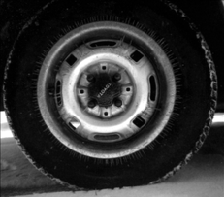
#> input picture Image Processing/Week 3/image.png, 224 x 197 px
$ jupyter execute --allow-errors 'Spatial Processing.ipynb'   (shell and % lines are left out)   (older library calls are emulated)
#> lines starting #> are read from the running program, lines starting #| are printed output that depends on the picture
[cell 1]
from scipy import misc
import matplotlib.pyplot as plt

from PIL import Image
import numpy as np
import cv2

[cell 2]
def show(img, cmap=None, title=None):
    if cmap:
        plt.imshow(img, cmap=cmap)
    else:
        plt.imshow(img)

    if title:
        plt.title(title)
    frame = plt.gca()
    frame.axes.get_xaxis().set_visible(False)
    frame.axes.get_yaxis().set_visible(False)

# Histogram Equalization

[cell 3]
img = misc.imread('image.png')
#> img is the input picture: shape (197, 224, 4); mean R, G, B, A 52.9, 52.9, 52.9, 255
show(img, cmap='gray')

## Original histogram of the image

[cell 4]
L = 256

[cell 5]
count_map = np.zeros(L)
values = range(0, L)

[cell 6]
for row in img:
    for val in row:
        count_map[val] += 1
#> after the loop, count_map = 256 values, max 44128 at index 255, min 11 at index 243, mean 343.6

[cell 7]
count_map = count_map / (img.shape[0] * img.shape[1])
#> count_map = 256 values, max 1 at index 255, min 0.000249 at index 243, mean 0.00779

[cell 8]
plt.plot(values, count_map)
plt.title('Histogram of Intensities')
plt.xlabel('Intensity')
plt.ylabel('Probability')
plt.grid(True)
plt.show()
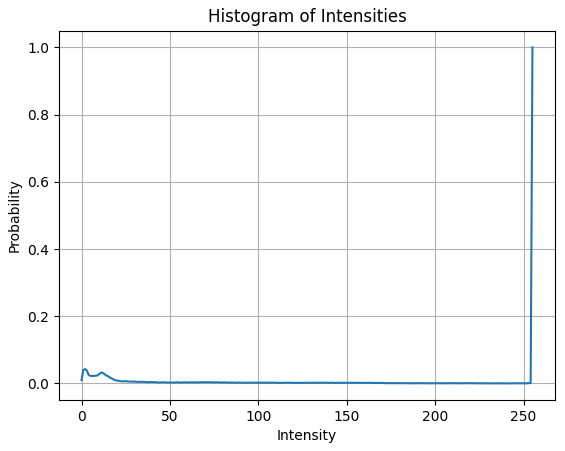
#> figure drawn by matplotlib, 1 panel; curve peaks at x = 255, y = 1

## Transform values

$ s_k = T(r_k) = (L-1) \sum_{j=0}^{r} p_r(r_j) $

[cell 9]
transformed_values = []
p_sum = 0

for value in values:
    p_sum += count_map[value]
    tr_value = int(round((L-1) * p_sum))
    transformed_values.append(tr_value)
#> this loop made 256 passes
#> (p_sum, tr_value) on passes 1 to 3: (0.0102, 3), (0.0503, 13), (0.0932, 24)
#> after the loop, p_sum = 1.99; transformed_values = 256 values from 3 to 508

[cell 10]
tr_count_map = np.zeros(L)

#> (a cell that did not finish here is left out)

[cell 12]
plt.plot(transformed_values, tr_count_map)
plt.title('Histogram of Intensities')
plt.xlabel('Intensity')
plt.ylabel('Probability')
plt.grid(True)
plt.show()
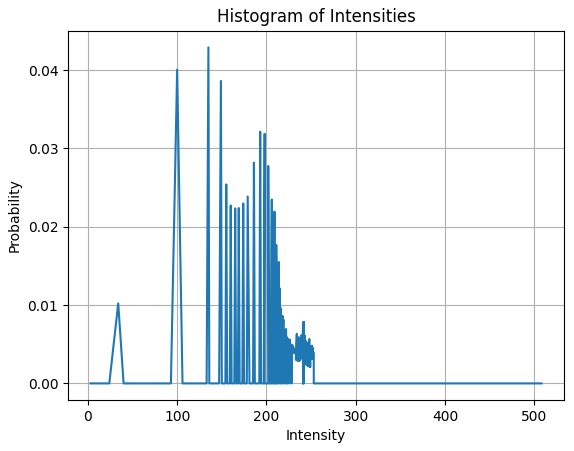
#> figure drawn by matplotlib, 1 panel

#> (a cell that did not finish here is left out)

[cell 14]
show(img, cmap='gray')

# Median filtering

Replace each value by the median of the values surrounding it.

[cell 15]
img = misc.imread('circuit.jpg')
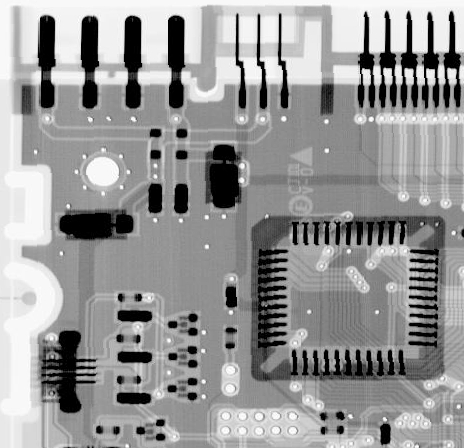
#> input picture Image Processing/Week 3/circuit.jpg, 464 x 448 px
#> img is the input picture: shape (448, 464); min 0, max 255, mean 150.8

[cell 16]
def noisy(noise_typ,image):
#> called with noise_typ = 'sp'
    if noise_typ == "gauss":
            row,col,ch = image.shape
            mean = 0
            sigma = 0.5
            gauss = np.random.normal(mean,sigma,(row,col,ch))
            gauss = gauss.reshape(row,col,ch)
            noisy = image + gauss
            return noisy
    elif noise_typ == "sp":
        s_vs_p = 0.5
        amount = 0.1
        out = np.copy(image)
        # Salt mode
        num_salt = np.ceil(amount * image.size * s_vs_p)
#> num_salt = 10394
        coords = [np.random.randint(0, i - 1, int(num_salt))
                  for i in image.shape]
#> coords = 2 items
        out[coords] = 1

        # Pepper mode
        num_pepper = np.ceil(amount* image.size * (1. - s_vs_p))
        coords = [np.random.randint(0, i - 1, int(num_pepper))
                  for i in image.shape]
        out[coords] = 0
        return out
    elif noise_typ == "poisson":
        vals = len(np.unique(image))
        vals = 2 ** np.ceil(np.log2(vals))
        noisy = np.random.poisson(image * vals) / float(vals)
        return noisy
    elif noise_typ =="speckle":
        row,col = image.shape
        gauss = np.random.randn(row,col,ch)
        gauss = gauss.reshape(row,col,ch)
        noisy = image + image * gauss
        return noisy

#> (a cell that did not finish here is left out)

#> (a cell that did not finish here is left out)

[cell 19]
def median_filtering(image, filter_size=5):
    recovered_image = np.copy(image)
    leave_out = (filter_size - 1) / 2
    for i_x in range(leave_out, image.shape[0]-leave_out):
        for i_y in range(leave_out, image.shape[1]-leave_out):
            patch = noisy_image[i_x-leave_out:i_x+leave_out+1, i_y-leave_out:i_y+leave_out+1]
            patch = np.sort(patch, axis=None)
            recovered_image[i_x, i_y] = patch[(filter_size * filter_size + 1)/2 - 1]

#     show(recovered_image, cmap='gray', title='Filter size = %s' % filter_size)
    return recovered_image

[cell 20]
filter_sizes = [3, 5, 7, 11]
plt.figure(figsize=(10,10))
columns = 2
#> (the rest of this cell did not finish here and is left out)

## Non-local means filtering (Using OpenCV)

[cell 21]
img = misc.imread('dice.png')
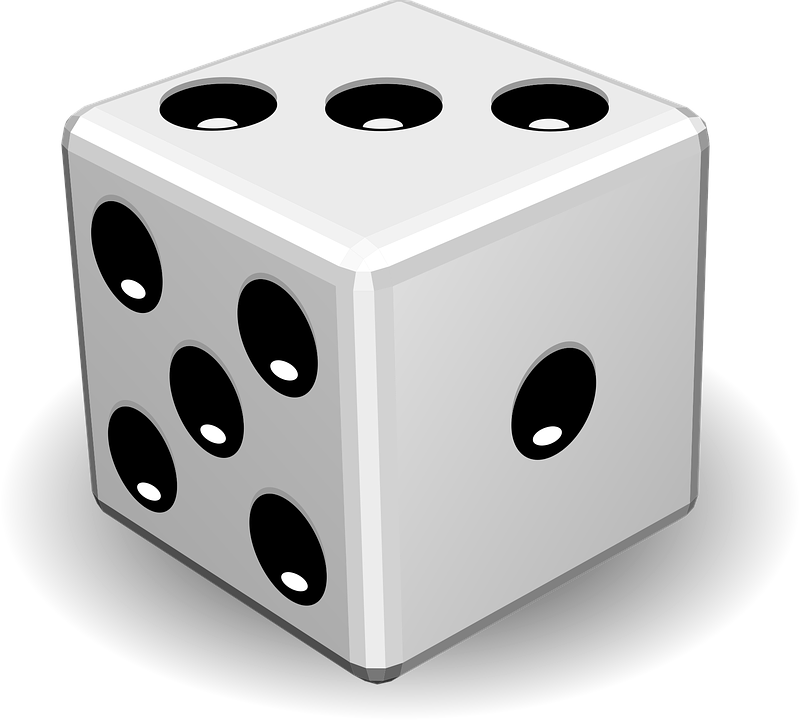
#> input picture Image Processing/Week 3/dice.png, 800 x 720 px
#> img is the input picture: shape (720, 800, 4); mean R, G, B, A 104.7, 104.7, 104.7, 156.9

[cell 22]
noisy_image = noisy('gauss', img).astype(np.uint8)
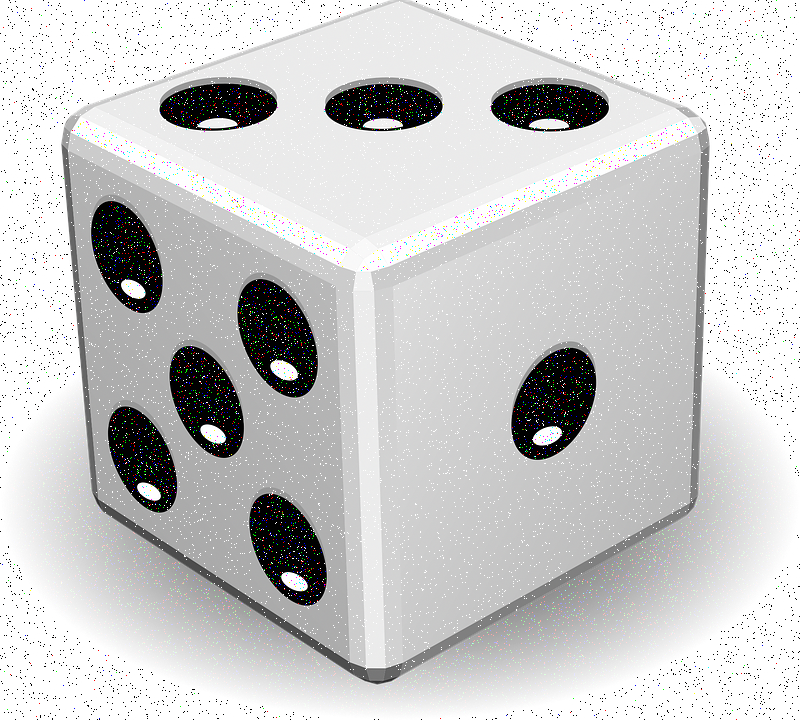
#> noisy_image: shape (720, 800, 4); mean R, G, B, A 107.1, 107.1, 107.1, 154.6; transparent parts drawn white

[cell 23]
plt.imshow(noisy_image)

[cell 24]
recovered_image = cv2.fastNlMeansDenoisingColored(noisy_image,None,10,10,7,21).astype(np.uint8)
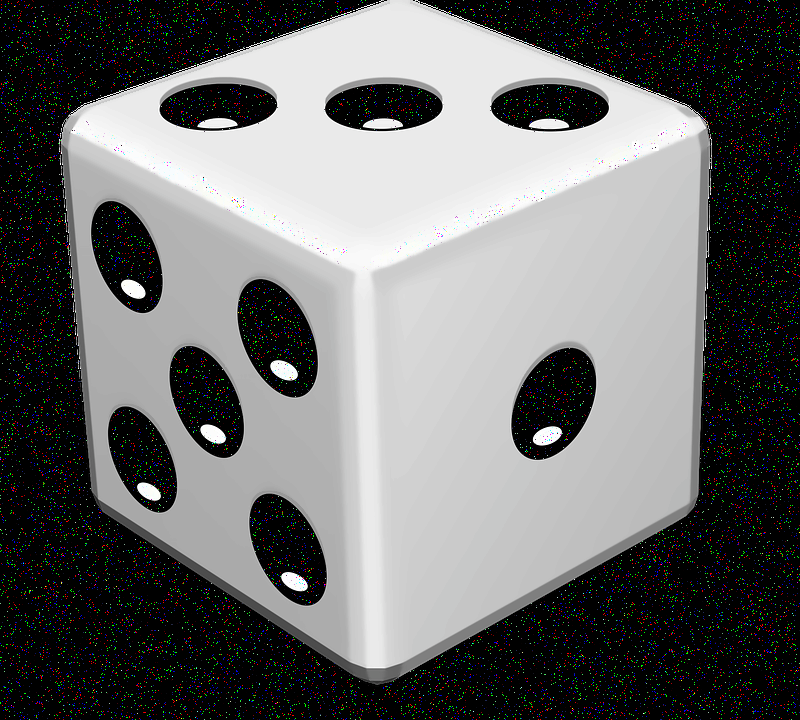
#> recovered_image: shape (720, 800, 4); mean R, G, B, A 106.6, 107, 106.8, 255

plt.subplot(121),plt.imshow(img)
frame = plt.gca()
frame.axes.get_xaxis().set_visible(False)
frame.axes.get_yaxis().set_visible(False)

plt.subplot(122),plt.imshow(recovered_image)

frame = plt.gca()
frame.axes.get_xaxis().set_visible(False)
frame.axes.get_yaxis().set_visible(False)
plt.show()
